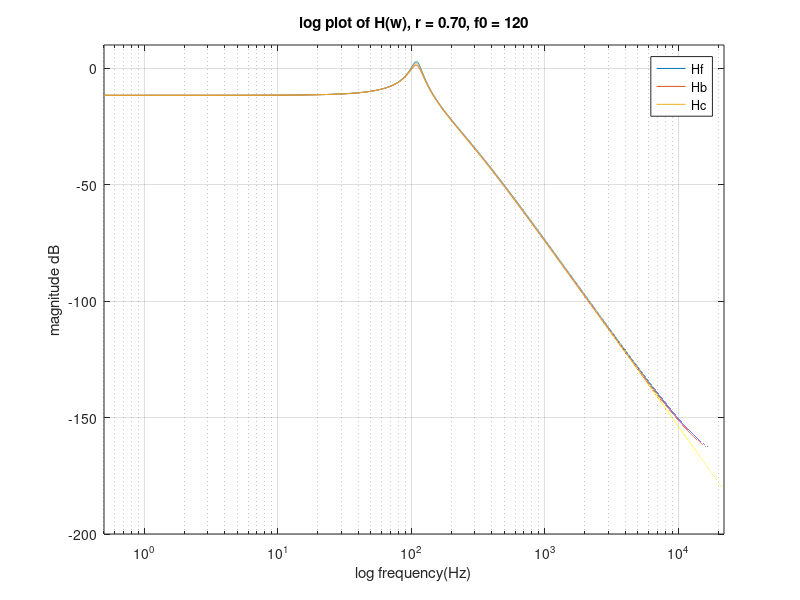

Reproduce this figure in MATLAB.
%++++++++++++++++++++++++++++++++++++++++
% Moog VCF
%
% Chen s2751685
% 11 Feb 2025
%++++++++++++++++++++++++++++++++++++++++

clc
clear all
close all

%++++++++++++++++++++++++++++++++++++++++
% input parameters
SR = 44100 ; % sample rate [Hz]
Tf = 2 ; % total simulation time [s]
f0 = 120 ; % resonant filter frequency [Hz]
r = 0.7 ;  % feedback coeff [choose 0 \leq r \leq 1]

% derived parameters
om0 = 2*pi*f0;          % angular resonant frequency (rad/s)
Nf = floor(Tf*SR);      % total number of samples
k = 1/SR;               % time step

% stability check for **Forward Euler Method**
k_max = 2/(om0*(1 + 2*sqrt(r) - 2*(r^.25)));
assert(k <= k_max, "Error, unstable for the Forward Euler Method")

% initialize
I = eye(4) ;
A = om0*[-1 0 0 -4*r; 1 -1 0 0; 0 1 -1 0; 0 0 1 -1];
b = om0*[1 0 0 0]';
c = [0 0 0 1]';

Bf = I + k*A;   % 4 by 4 matrix used for matrix multiplication in FE
Bb = I - k*A;   % 4 by 4 matrix used for matrix inversion or linear system solution in BE

xf = zeros(4,1);    % initialize 4 by 1 vector for FE state
xb = zeros(4,1);    % initialize 4 by 1 vector for BE state

yf = zeros(Nf, 1);   % initialize the output vector for FE 
yb = zeros(Nf, 1);   % initialize the output vector for BE

u = [1; zeros(Nf-1, 1)];% initialize the input vector as an impulse vector

% tvec = (0:Nf-1)'*k ;     %-- time vector for plots
fvec = (0:Nf-1)'*SR/Nf;  %-- frequency vector for plots

Hc = zeros(Nf,1);                       % continuous-time transfer function 
omega = (0:Nf-1)'*2*pi*SR/Nf;           % angular frequency vector
%++++++++++++++++++++++++++++++++++++++++
% main loop
tic;
for n = 1 : Nf

    % update state xf from n to n+1, with current sample of u as input (FE)
    xf = Bf*xf + k*b*u(n);
    % update state xb from n to n+1, with current sample of u as input (BE)
    xb = Bb \ (xb + k*b*u(n));
    % write sample to output vector yf (FE)
    yf(n) = c' * xf;
    % write sample to output vector yb (BE)
    yb(n) = c' * xb;
    % write sampel to continuous-time transfer funciton (CT)
    Hc(n) = c'*((1i*omega(n)*eye(4) - A)\b);

end
toc ;
%++++++++++++++++++++++++++++++++++++++++

% discrete transfer functions as computed from IR
Hf = fft(yf) ;
Hb = fft(yb) ;

% plot magnitude response of the transfer functions

figure
semilogx(fvec, 20*log10(abs(Hf)))
% findpeaks(20*log10(abs(Hf)), fvec)
title(sprintf('log plot of H(w), r = %.2f, f0 = %d', r, f0))
xlabel('log frequency(Hz)')
ylabel('magnitude dB')

hold on
semilogx(fvec, 20*log10(abs(Hb)))
% findpeaks(20*log10(abs(Hb)), fvec)
xlabel('log frequency(Hz)')
ylabel('magnitude dB')

hold on 
semilogx(fvec, 20*log10(abs(Hc)))
% findpeaks(20*log10(abs(Hc)), fvec)
xlabel('log frequency(Hz)')
ylabel('magnitude dB')

legend('Hf', 'Hb', 'Hc')
xlim([0, SR/2])
ylim([-200, 10])
grid on


